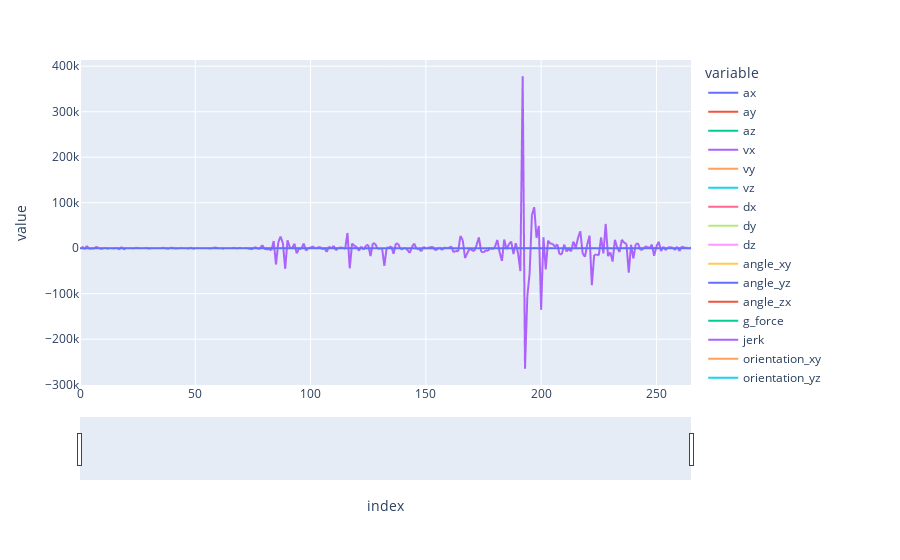

Notebook source saved alongside this figure:
### Code cell
# plot updated_df with all columns as line plot using polotlöy express
# these are the columns timestamp	ax	ay	az	recorded_at	time_interval	vx	dx	angle_xy	angle_yz	angle_zx	g_force	vy	dy	vz	dz

import plotly.express as px

# columns = timestamp	ax	ay	az	recorded_at	time_interval	vx	dx	angle_xy	angle_yz	angle_zx	g_force	vy	dy	vz	dz
fig = px.line(
    updated_df,
    x=updated_df.index,
    y=[
        "ax",
        "ay",
        "az",
        "vx",
        "vy",
        "vz",
        "dx",
        "dy",
        "dz",
        "angle_xy",
        "angle_yz",
        "angle_zx",
        "g_force",
        "jerk",
        "orientation_xy",
        "orientation_yz",
        "orientation_zx",
        "magnitude_acceleration",
        "magnitude_velocity",
        "magnitude_displacement",
        "impact_detection",
    ],
)

# add slider to plot
fig.update_xaxes(rangeslider_visible=True)

### Figure 1 — Plotly figure (JSON) as saved in the notebook; plotly's stock layout.template omitted (floating-point values rounded to 4 significant figures; data arrays with more than 128 entries replaced by an {"elided": "..."} marker saying what was removed)
{"data": [{"hovertemplate": "variable=ax<br>index=%{x}<br>value=%{y}<extra></extra>", "legendgroup": "ax", "line": {"color": "#636efa", "dash": "solid"}, "marker": {"symbol": "circle"}, "mode": "lines", "name": "ax", "showlegend": true, "type": "scattergl", "x": {"elided": "266 int values"}, "xaxis": "x", "y": {"elided": "266 float values"}, "yaxis": "y"}, {"hovertemplate": "variable=ay<br>index=%{x}<br>value=%{y}<extra></extra>", "legendgroup": "ay", "line": {"color": "#EF553B", "dash": "solid"}, "marker": {"symbol": "circle"}, "mode": "lines", "name": "ay", "showlegend": true, "type": "scattergl", "x": {"elided": "266 int values"}, "xaxis": "x", "y": {"elided": "266 float values"}, "yaxis": "y"}, {"hovertemplate": "variable=az<br>index=%{x}<br>value=%{y}<extra></extra>", "legendgroup": "az", "line": {"color": "#00cc96", "dash": "solid"}, "marker": {"symbol": "circle"}, "mode": "lines", "name": "az", "showlegend": true, "type": "scattergl", "x": {"elided": "266 int values"}, "xaxis": "x", "y": {"elided": "266 float values"}, "yaxis": "y"}, {"hovertemplate": "variable=vx<br>index=%{x}<br>value=%{y}<extra></extra>", "legendgroup": "vx", "line": {"color": "#ab63fa", "dash": "solid"}, "marker": {"symbol": "circle"}, "mode": "lines", "name": "vx", "showlegend": true, "type": "scattergl", "x": {"elided": "266 int values"}, "xaxis": "x", "y": {"elided": "266 float values"}, "yaxis": "y"}, {"hovertemplate": "variable=vy<br>index=%{x}<br>value=%{y}<extra></extra>", "legendgroup": "vy", "line": {"color": "#FFA15A", "dash": "solid"}, "marker": {"symbol": "circle"}, "mode": "lines", "name": "vy", "showlegend": true, "type": "scattergl", "x": {"elided": "266 int values"}, "xaxis": "x", "y": {"elided": "266 float values"}, "yaxis": "y"}, {"hovertemplate": "variable=vz<br>index=%{x}<br>value=%{y}<extra></extra>", "legendgroup": "vz", "line": {"color": "#19d3f3", "dash": "solid"}, "marker": {"symbol": "circle"}, "mode": "lines", "name": "vz", "showlegend": true, "type": "scattergl", "x": {"elided": "266 int values"}, "xaxis": "x", "y": {"elided": "266 float values"}, "yaxis": "y"}, {"hovertemplate": "variable=dx<br>index=%{x}<br>value=%{y}<extra></extra>", "legendgroup": "dx", "line": {"color": "#FF6692", "dash": "solid"}, "marker": {"symbol": "circle"}, "mode": "lines", "name": "dx", "showlegend": true, "type": "scattergl", "x": {"elided": "266 int values"}, "xaxis": "x", "y": {"elided": "266 float values"}, "yaxis": "y"}, {"hovertemplate": "variable=dy<br>index=%{x}<br>value=%{y}<extra></extra>", "legendgroup": "dy", "line": {"color": "#B6E880", "dash": "solid"}, "marker": {"symbol": "circle"}, "mode": "lines", "name": "dy", "showlegend": true, "type": "scattergl", "x": {"elided": "266 int values"}, "xaxis": "x", "y": {"elided": "266 float values"}, "yaxis": "y"}, {"hovertemplate": "variable=dz<br>index=%{x}<br>value=%{y}<extra></extra>", "legendgroup": "dz", "line": {"color": "#FF97FF", "dash": "solid"}, "marker": {"symbol": "circle"}, "mode": "lines", "name": "dz", "showlegend": true, "type": "scattergl", "x": {"elided": "266 int values"}, "xaxis": "x", "y": {"elided": "266 float values"}, "yaxis": "y"}, {"hovertemplate": "variable=angle_xy<br>index=%{x}<br>value=%{y}<extra></extra>", "legendgroup": "angle_xy", "line": {"color": "#FECB52", "dash": "solid"}, "marker": {"symbol": "circle"}, "mode": "lines", "name": "angle_xy", "showlegend": true, "type": "scattergl", "x": {"elided": "266 int values"}, "xaxis": "x", "y": {"elided": "266 float values"}, "yaxis": "y"}, {"hovertemplate": "variable=angle_yz<br>index=%{x}<br>value=%{y}<extra></extra>", "legendgroup": "angle_yz", "line": {"color": "#636efa", "dash": "solid"}, "marker": {"symbol": "circle"}, "mode": "lines", "name": "angle_yz", "showlegend": true, "type": "scattergl", "x": {"elided": "266 int values"}, "xaxis": "x", "y": {"elided": "266 float values"}, "yaxis": "y"}, {"hovertemplate": "variable=angle_zx<br>index=%{x}<br>value=%{y}<extra></extra>", "legendgroup": "angle_zx", "line": {"color": "#EF553B", "dash": "solid"}, "marker": {"symbol": "circle"}, "mode": "lines", "name": "angle_zx", "showlegend": true, "type": "scattergl", "x": {"elided": "266 int values"}, "xaxis": "x", "y": {"elided": "266 float values"}, "yaxis": "y"}, {"hovertemplate": "variable=g_force<br>index=%{x}<br>value=%{y}<extra></extra>", "legendgroup": "g_force", "line": {"color": "#00cc96", "dash": "solid"}, "marker": {"symbol": "circle"}, "mode": "lines", "name": "g_force", "showlegend": true, "type": "scattergl", "x": {"elided": "266 int values"}, "xaxis": "x", "y": {"elided": "266 float values"}, "yaxis": "y"}, {"hovertemplate": "variable=jerk<br>index=%{x}<br>value=%{y}<extra></extra>", "legendgroup": "jerk", "line": {"color": "#ab63fa", "dash": "solid"}, "marker": {"symbol": "circle"}, "mode": "lines", "name": "jerk", "showlegend": true, "type": "scattergl", "x": {"elided": "266 int values"}, "xaxis": "x", "y": {"elided": "266 float values"}, "yaxis": "y"}, {"hovertemplate": "variable=orientation_xy<br>index=%{x}<br>value=%{y}<extra></extra>", "legendgroup": "orientation_xy", "line": {"color": "#FFA15A", "dash": "solid"}, "marker": {"symbol": "circle"}, "mode": "lines", "name": "orientation_xy", "showlegend": true, "type": "scattergl", "x": {"elided": "266 int values"}, "xaxis": "x", "y": {"elided": "266 float values"}, "yaxis": "y"}, {"hovertemplate": "variable=orientation_yz<br>index=%{x}<br>value=%{y}<extra></extra>", "legendgroup": "orientation_yz", "line": {"color": "#19d3f3", "dash": "solid"}, "marker": {"symbol": "circle"}, "mode": "lines", "name": "orientation_yz", "showlegend": true, "type": "scattergl", "x": {"elided": "266 int values"}, "xaxis": "x", "y": {"elided": "266 float values"}, "yaxis": "y"}, {"hovertemplate": "variable=orientation_zx<br>index=%{x}<br>value=%{y}<extra></extra>", "legendgroup": "orientation_zx", "line": {"color": "#FF6692", "dash": "solid"}, "marker": {"symbol": "circle"}, "mode": "lines", "name": "orientation_zx", "showlegend": true, "type": "scattergl", "x": {"elided": "266 int values"}, "xaxis": "x", "y": {"elided": "266 float values"}, "yaxis": "y"}, {"hovertemplate": "variable=magnitude_acceleration<br>index=%{x}<br>value=%{y}<extra></extra>", "legendgroup": "magnitude_acceleration", "line": {"color": "#B6E880", "dash": "solid"}, "marker": {"symbol": "circle"}, "mode": "lines", "name": "magnitude_acceleration", "showlegend": true, "type": "scattergl", "x": {"elided": "266 int values"}, "xaxis": "x", "y": {"elided": "266 float values"}, "yaxis": "y"}, {"hovertemplate": "variable=magnitude_velocity<br>index=%{x}<br>value=%{y}<extra></extra>", "legendgroup": "magnitude_velocity", "line": {"color": "#FF97FF", "dash": "solid"}, "marker": {"symbol": "circle"}, "mode": "lines", "name": "magnitude_velocity", "showlegend": true, "type": "scattergl", "x": {"elided": "266 int values"}, "xaxis": "x", "y": {"elided": "266 float values"}, "yaxis": "y"}, {"hovertemplate": "variable=magnitude_displacement<br>index=%{x}<br>value=%{y}<extra></extra>", "legendgroup": "magnitude_displacement", "line": {"color": "#FECB52", "dash": "solid"}, "marker": {"symbol": "circle"}, "mode": "lines", "name": "magnitude_displacement", "showlegend": true, "type": "scattergl", "x": {"elided": "266 int values"}, "xaxis": "x", "y": {"elided": "266 float values"}, "yaxis": "y"}, {"hovertemplate": "variable=impact_detection<br>index=%{x}<br>value=%{y}<extra></extra>", "legendgroup": "impact_detection", "line": {"color": "#636efa", "dash": "solid"}, "marker": {"symbol": "circle"}, "mode": "lines", "name": "impact_detection", "showlegend": true, "type": "scattergl", "x": {"elided": "266 int values"}, "xaxis": "x", "y": {"elided": "266 int values"}, "yaxis": "y"}], "layout": {"legend": {"title": {"text": "variable"}, "tracegroupgap": 0}, "margin": {"t": 60}, "xaxis": {"anchor": "y", "domain": [0, 1], "rangeslider": {"visible": true}, "title": {"text": "index"}}, "yaxis": {"anchor": "x", "domain": [0, 1], "title": {"text": "value"}}}}
